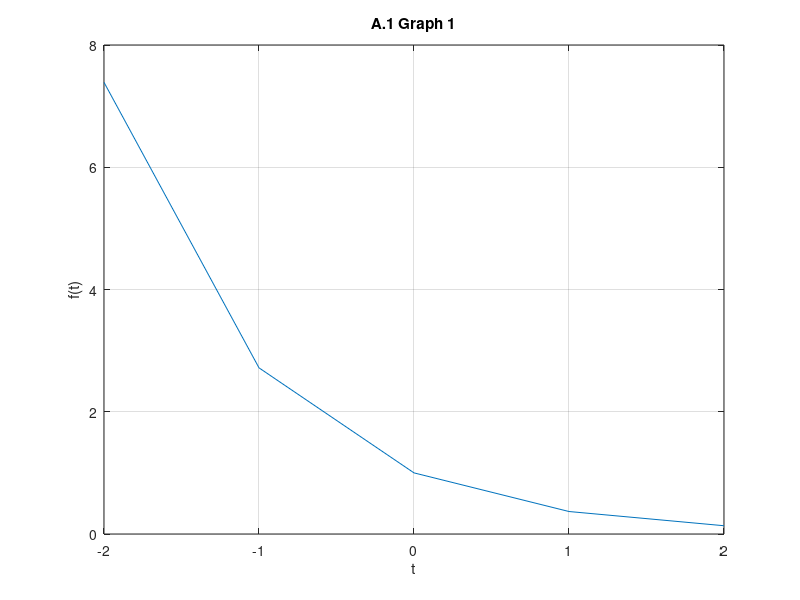
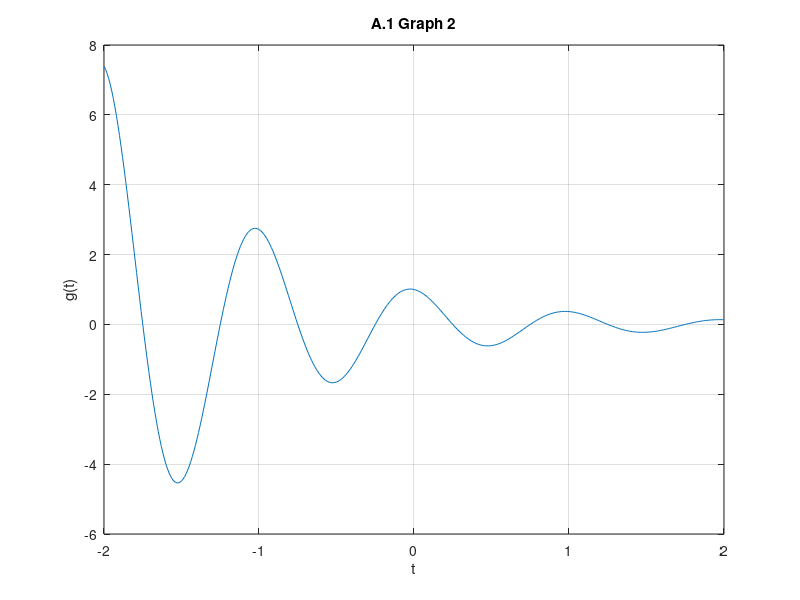
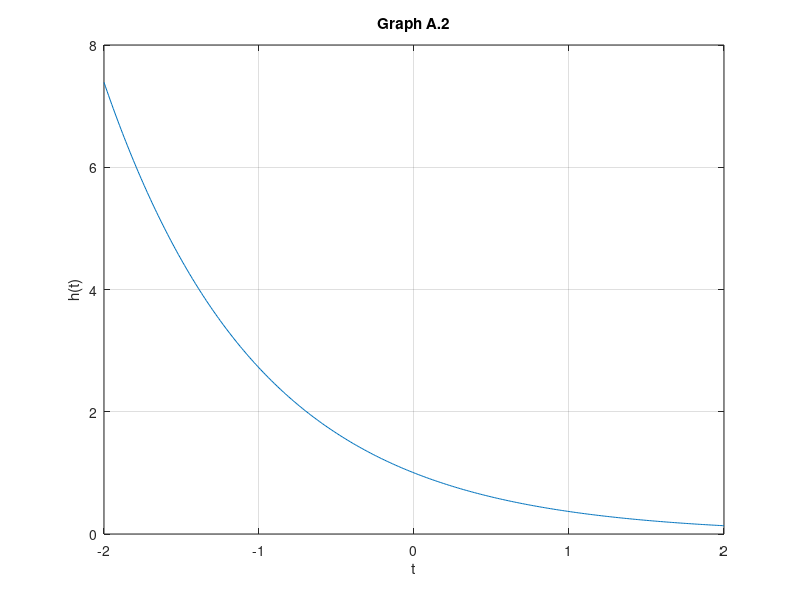
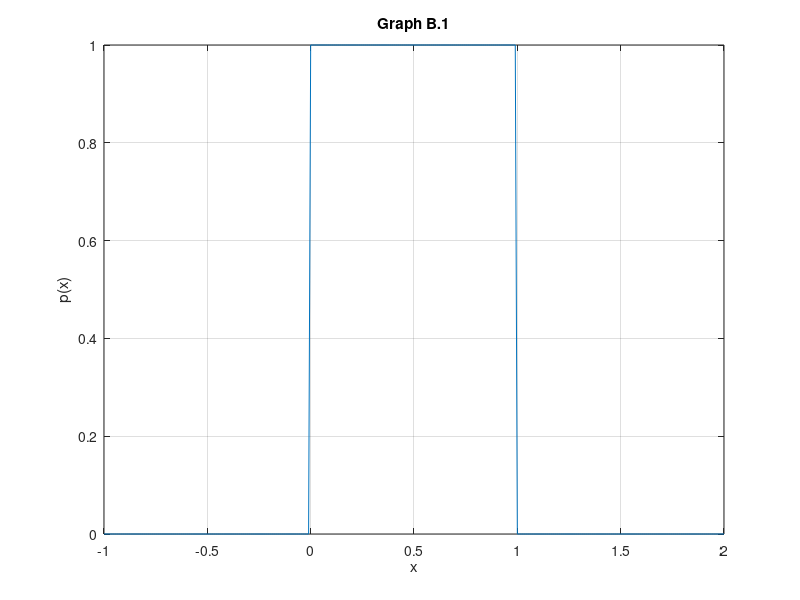

Write MATLAB code to recreate these figures, in order. (Note: this script raises an error after producing the figures.)
%A.1
t = (-2:2);
f = @(t) (cos(2*pi*t)).*(exp(-t));
plot(t, f(t));
title('A.1 Graph 1');
xlabel('t');
ylabel('f(t)');
grid;
t = (-2:0.01:2);
g = @(t) (cos(2*pi*t)).*(exp(-t));
figure;
plot(t, g(t));
title('A.1 Graph 2');
xlabel('t');
ylabel('g(t)');
grid;

%A.2
h = @(t) exp(-t);
figure;
plot(t, h(t));
title('Graph A.2');
xlabel('t');
ylabel('h(t)');
grid;

%A.3 
%The two graphs are the same

%B.1
x = (-1:0.01:2);
p = @(x) 1.0.*((x>=0)&(x<1));
figure;
plot(x, p(x));
title('Graph B.1');
xlabel('x');
ylabel('p(x)');
grid;

%B.2
r = @(x) x.*p(x);
figure;
plot(x, r(x));
title('B.2 Graph 1');
xlabel('x');
ylabel('r(x)');
grid;
n = @(x) r(x) + r(-x + 2);
figure;
plot(x, n(x));
title('B.2 Graph 2');
xlabel('x');
ylabel('n(x)');
grid;

%B.3
n1 = @(x) n(0.5*x);
figure;
plot(x, n1(x));
title('B.3 Graph 1');
xlabel('x');
ylabel('n1(x)');
grid;
n2 = @(x) n1(x+0.5);
figure;
plot(x, n2(x));
title('B.3 Graph 2');
xlabel('x');
ylabel('n2(x)');
grid;

%B.4
n3 = @(x) n(x+0.25);
figure;
plot(x, n3(x));
title('B.4 Graph 1');
xlabel('x');
ylabel('n3(x)');
grid;
n4 = @(x) n3(0.5*x);
figure;
plot(x, n4(x));
title('B.4 Graph 2');
xlabel('x');
ylabel('n4(x)');
grid;

%B.5 
%The two graphs are the same

%C.1
f = @(t) exp(-2.*t).*cos(4*pi*t);
u = @(t) 1.0.*(t>=0);
axis([-2 2 -1 1]);
g = @(t) f(t).*u(t);
figure;
plot(t, g(t));
title('Graph C.1');
xlabel('t');
ylabel('g(t)');
grid;

%C.2
t = (0:0.01:4);
s = @(t) g(t+1);
figure;
plot(t, s(t));
title('Graph C.2');
xlabel('t');
ylabel('s(t)');
grid;

%C.3
a = [1 3 5 7];
figure;
for n = 1:4
    vecA = a(n);
    Sa = @(t) exp(-2).*exp(-t.*vecA).*cos(4*pi*t).*u(t);
    plot(t, Sa(t));
    hold on;
end
title('Graph C.3');
xlabel('t');
ylabel('Sa(t)');
grid;

%C.4
%The size of the matrix generated was 1x401

%D.1 
%a)
A(:) %States all the elements in the matrix A
%b)
A([2 4 7]) %Lists the second, fourth, and seventh elements in the array
%c)
[A>=0.2] %States the size of the matrix and outputs 1s for values greater than 0.2 and 0s for the ones less
%d)
A([A>=0.2]) %Lists all elements greater than 0.2
%e)
A([A>=0.2])=0 %Replaces all elements that are greater than 0.2 with zero

%D.2
%a)
tic
for i = 1:1024
    for j = 1:100
        if abs(B(i,j)) < 0.01
            B(i,j)=0;
        end
    end
end
toc
%b)
tic
B([abs(B)<0.01])=0;
toc
%c)
%Method a) took 0.002995 seconds and method b) took 0.000438 seconds.
%Method b) was about 10 times faster than method a).

%D.3)
y_audio = x_audio(:,:);
count = 0;
for m = 1:20000
    if y_audio(m)==0
        count = count +1;
    end
end
y_audio([abs(y_audio)<0.001])=0;
county = 0;
for m = 1:20000
    if y_audio(m)==0
        county = county +1;
    end
end
count %Zero values in original
county %Zero values in processed